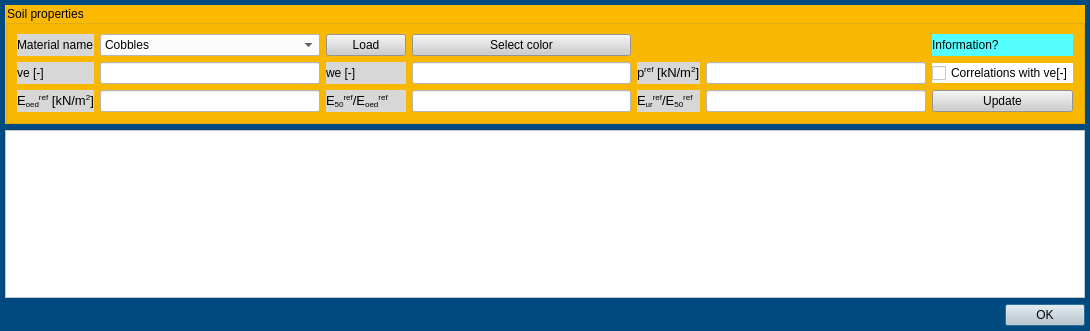
<?xml version="1.0" encoding="UTF-8"?>
<ui version="4.0">
 <class>Dialog</class>
 <widget class="QDialog" name="Dialog">
  <property name="geometry">
   <rect>
    <x>0</x>
    <y>0</y>
    <width>1090</width>
    <height>331</height>
   </rect>
  </property>
  <property name="windowTitle">
   <string>Dialog</string>
  </property>
  <property name="styleSheet">
   <string notr="true">QWidget{background-color: rgb(0, 74, 127);}

QTableWidget{background-color: rgb(255, 255, 255);}

QCheckBox{background-color: rgb(255, 255, 255);}

QWidget#widget{background-color: rgb(255, 255, 255);}

QGroupBox{background-color: rgb(251, 185, 0);}

QPushButton{background-color: rgb(205, 205, 205);}

QLineEdit{background-color:rgb(255, 255, 255);}

QLabel{background-color:rgb(215, 215, 215);}</string>
  </property>
  <layout class="QVBoxLayout" name="verticalLayout">
   <property name="leftMargin">
    <number>5</number>
   </property>
   <property name="topMargin">
    <number>5</number>
   </property>
   <property name="rightMargin">
    <number>5</number>
   </property>
   <property name="bottomMargin">
    <number>5</number>
   </property>
   <item>
    <widget class="QGroupBox" name="groupBox">
     <property name="title">
      <string>Soil properties</string>
     </property>
     <layout class="QGridLayout" name="gridLayout">
      <item row="1" column="9">
       <widget class="QLabel" name="label_3">
        <property name="font">
         <font>
          <pointsize>10</pointsize>
         </font>
        </property>
        <property name="text">
         <string>p&lt;sup&gt;ref&lt;/sup&gt; [kN/m&lt;sup&gt;2&lt;/sup&gt;]</string>
        </property>
       </widget>
      </item>
      <item row="2" column="4">
       <widget class="QLabel" name="label_6">
        <property name="font">
         <font>
          <pointsize>10</pointsize>
         </font>
        </property>
        <property name="layoutDirection">
         <enum>Qt::LeftToRight</enum>
        </property>
        <property name="text">
         <string>E&lt;sub&gt;50&lt;/sub&gt;&lt;sup&gt;ref&lt;/sup&gt;/E&lt;sub&gt;oed&lt;/sub&gt;&lt;sup&gt;ref&lt;/sup&gt;</string>
        </property>
        <property name="indent">
         <number>-1</number>
        </property>
       </widget>
      </item>
      <item row="2" column="11">
       <widget class="QPushButton" name="pushButton_2">
        <property name="text">
         <string>Update</string>
        </property>
       </widget>
      </item>
      <item row="1" column="11">
       <widget class="QCheckBox" name="checkBox">
        <property name="text">
         <string>Correlations with ve[-]</string>
        </property>
       </widget>
      </item>
      <item row="2" column="6">
       <widget class="QLineEdit" name="lineEdit_5"/>
      </item>
      <item row="0" column="4">
       <widget class="QPushButton" name="pushButton">
        <property name="text">
         <string>Load</string>
        </property>
       </widget>
      </item>
      <item row="2" column="10">
       <widget class="QLineEdit" name="lineEdit_6"/>
      </item>
      <item row="1" column="10">
       <widget class="QLineEdit" name="lineEdit_2"/>
      </item>
      <item row="0" column="11">
       <widget class="QLabel" name="label_8">
        <property name="toolTip">
         <string>&lt;html&gt;&lt;head/&gt;&lt;body&gt;&lt;p&gt;The refernce oedometric stiffness modulus EoedRef is defined by &lt;span style=&quot; font-style:italic;&quot;&gt;ve&lt;/span&gt;, &lt;span style=&quot; font-style:italic;&quot;&gt;we&lt;/span&gt;, the reference pressure &lt;span style=&quot; font-style:italic;&quot;&gt;Pref&lt;/span&gt;, and the atmospheric pressure &lt;span style=&quot; font-style:italic;&quot;&gt;Pat&lt;/span&gt; by the relation &lt;span style=&quot; font-style:italic;&quot;&gt;EoedRef = ve * Pat * (Pref/Pat)^we&lt;/span&gt;.&lt;/p&gt;&lt;p&gt;&lt;span style=&quot; font-style:italic;&quot;&gt;E50ref&lt;/span&gt;, &lt;span style=&quot; font-style:italic;&quot;&gt;EurRef&lt;/span&gt; will follow EoefRef by the respective ratios.&lt;/p&gt;&lt;p&gt;If correlation with &lt;span style=&quot; font-style:italic;&quot;&gt;ve&lt;/span&gt; is checked. The parameters &lt;span style=&quot; font-style:italic;&quot;&gt;phi&lt;/span&gt;, &lt;span style=&quot; font-style:italic;&quot;&gt;we&lt;/span&gt;, &lt;span style=&quot; font-style:italic;&quot;&gt;gammaSat&lt;/span&gt;, &lt;span style=&quot; font-style:italic;&quot;&gt;gammUnsat&lt;/span&gt; will follow the linear correlations with ve. At present, we test the correlations for poor-graded fine sand described in Table 1, Grundbau-Taschenbuch.&lt;/p&gt;&lt;p&gt;K0nc is updated following the relation&lt;span style=&quot; font-style:italic;&quot;&gt; K0nc = 1 - &lt;/span&gt;sin&lt;span style=&quot; font-style:italic;&quot;&gt;(phi)&lt;/span&gt;.&lt;/p&gt;&lt;p&gt;Dilatancy &lt;span style=&quot; font-style:italic;&quot;&gt;psi&lt;/span&gt; is updated following the relation &lt;span style=&quot; font-style:italic;&quot;&gt;psi = phi - 30 &lt;/span&gt;if&lt;span style=&quot; font-style:italic;&quot;&gt; phi &amp;gt; 30; &lt;/span&gt;else&lt;span style=&quot; font-style:italic;&quot;&gt; psi = 0&lt;/span&gt;.&lt;/p&gt;&lt;p&gt;The above relations take effects when you click on &lt;span style=&quot; font-weight:600;&quot;&gt;Update&lt;/span&gt;. After updating, soil parameters shown in the table are free to be modified by the user.&lt;/p&gt;&lt;/body&gt;&lt;/html&gt;</string>
        </property>
        <property name="styleSheet">
         <string notr="true">background-color: rgb(85, 255, 255);</string>
        </property>
        <property name="text">
         <string>Information?</string>
        </property>
       </widget>
      </item>
      <item row="2" column="9">
       <widget class="QLabel" name="label_7">
        <property name="font">
         <font>
          <pointsize>10</pointsize>
         </font>
        </property>
        <property name="text">
         <string>E&lt;sub&gt;ur&lt;/sub&gt;&lt;sup&gt;ref&lt;/sup&gt;/E&lt;sub&gt;50&lt;/sub&gt;&lt;sup&gt;ref&lt;/sup&gt;</string>
        </property>
       </widget>
      </item>
      <item row="1" column="2">
       <widget class="QLabel" name="label_4">
        <property name="text">
         <string>ve [-]</string>
        </property>
       </widget>
      </item>
      <item row="2" column="3">
       <widget class="QLineEdit" name="lineEdit_3"/>
      </item>
      <item row="0" column="3">
       <widget class="QComboBox" name="comboBox">
        <property name="styleSheet">
         <string notr="true">background-color: rgb(255, 255, 255);</string>
        </property>
        <item>
         <property name="text">
          <string>Cobbles</string>
         </property>
        </item>
        <item>
         <property name="text">
          <string>Gravel, dense</string>
         </property>
        </item>
        <item>
         <property name="text">
          <string>Gravel, medium</string>
         </property>
        </item>
        <item>
         <property name="text">
          <string>Gravel, loose</string>
         </property>
        </item>
        <item>
         <property name="text">
          <string>Sand, dense</string>
         </property>
        </item>
        <item>
         <property name="text">
          <string>Sand, medium</string>
         </property>
        </item>
        <item>
         <property name="text">
          <string>Sand, loose</string>
         </property>
        </item>
        <item>
         <property name="text">
          <string>Silt, hard</string>
         </property>
        </item>
        <item>
         <property name="text">
          <string>Silt, stiff</string>
         </property>
        </item>
        <item>
         <property name="text">
          <string>Silt, firm</string>
         </property>
        </item>
        <item>
         <property name="text">
          <string>Silt, soft</string>
         </property>
        </item>
        <item>
         <property name="text">
          <string>Silt, very soft</string>
         </property>
        </item>
        <item>
         <property name="text">
          <string>Clay, hard</string>
         </property>
        </item>
        <item>
         <property name="text">
          <string>Clay, stiff</string>
         </property>
        </item>
        <item>
         <property name="text">
          <string>Clay, firm</string>
         </property>
        </item>
        <item>
         <property name="text">
          <string>Clay, soft</string>
         </property>
        </item>
        <item>
         <property name="text">
          <string>Clay, very soft</string>
         </property>
        </item>
        <item>
         <property name="text">
          <string>Fill</string>
         </property>
        </item>
       </widget>
      </item>
      <item row="1" column="3">
       <widget class="QLineEdit" name="lineEdit"/>
      </item>
      <item row="1" column="6">
       <widget class="QLineEdit" name="lineEdit_4"/>
      </item>
      <item row="0" column="2">
       <widget class="QLabel" name="label">
        <property name="text">
         <string>Material name</string>
        </property>
       </widget>
      </item>
      <item row="1" column="4">
       <widget class="QLabel" name="label_5">
        <property name="text">
         <string>we [-]</string>
        </property>
       </widget>
      </item>
      <item row="2" column="2">
       <widget class="QLabel" name="label_2">
        <property name="font">
         <font>
          <pointsize>10</pointsize>
         </font>
        </property>
        <property name="text">
         <string>E&lt;sub&gt;oed&lt;/sub&gt;&lt;sup&gt;ref&lt;/sup&gt; [kN/m&lt;sup&gt;2&lt;/sup&gt;]</string>
        </property>
       </widget>
      </item>
      <item row="0" column="6">
       <widget class="QPushButton" name="pushButton_3">
        <property name="text">
         <string>Select color</string>
        </property>
       </widget>
      </item>
     </layout>
    </widget>
   </item>
   <item>
    <widget class="QTableWidget" name="tableWidget"/>
   </item>
   <item>
    <widget class="QDialogButtonBox" name="buttonBox">
     <property name="orientation">
      <enum>Qt::Horizontal</enum>
     </property>
     <property name="standardButtons">
      <set>QDialogButtonBox::Ok</set>
     </property>
     <property name="centerButtons">
      <bool>false</bool>
     </property>
    </widget>
   </item>
  </layout>
 </widget>
 <resources/>
 <connections/>
</ui>
